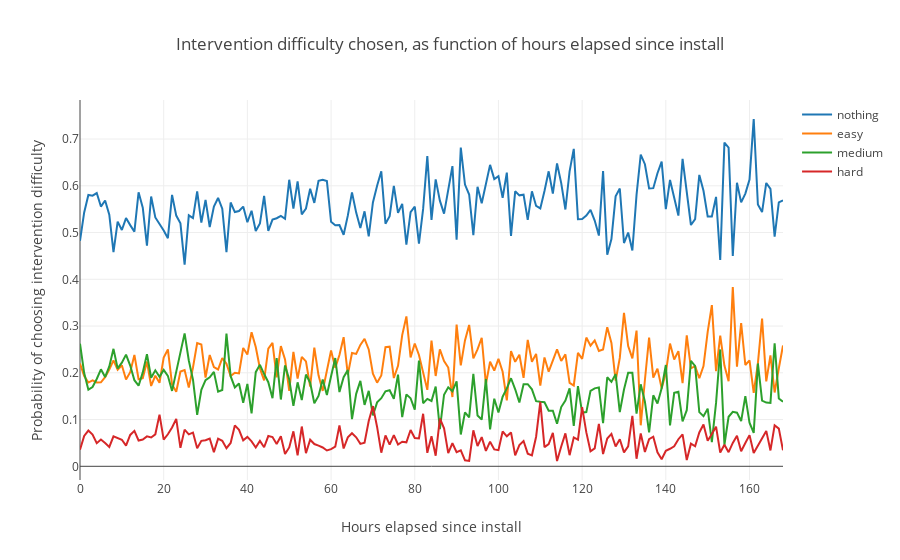

The notebook cell this image was saved under:
### Markdown cell above
Thankfully asking people more often doesn’t seem to drive them toward choosing easier interventions. Below plot shows time elapsed since last time the user last chose a difficulty, vs the difficulty they chose. Seems pretty stable over time (visualized up to 7 days)

### Code cell
from cost_utils_libs import plot_difficulty_chosen_since_first_impression_per_hour_oneweek
plot_difficulty_chosen_since_first_impression_per_hour_oneweek()

### Figure 1 — Plotly figure (JSON) as saved in the notebook; plotly's stock layout.template omitted (floating-point values rounded to 4 significant figures; data arrays with more than 128 entries replaced by an {"elided": "..."} marker saying what was removed)
{"data": [{"name": "nothing", "type": "scatter", "uid": "6b28eeab-da7f-48ba-ad1e-e0e6349c86b1", "x": {"elided": "169 int values"}, "y": {"elided": "169 float values"}}, {"name": "easy", "type": "scatter", "uid": "a7e25e53-d04e-4734-a2db-f36c391d2ef1", "x": {"elided": "169 int values"}, "y": {"elided": "169 float values"}}, {"name": "medium", "type": "scatter", "uid": "6eec823e-3a5d-43ad-9da9-91f16e899878", "x": {"elided": "169 int values"}, "y": {"elided": "169 float values"}}, {"name": "hard", "type": "scatter", "uid": "a8378465-039e-4019-b2fa-f0522f648a6d", "x": {"elided": "167 int values"}, "y": {"elided": "167 float values"}}], "layout": {"title": {"text": "Intervention difficulty chosen, as function of hours elapsed since install"}, "xaxis": {"title": {"text": "Hours elapsed since install"}}, "yaxis": {"title": {"text": "Probability of choosing intervention difficulty"}}}}
